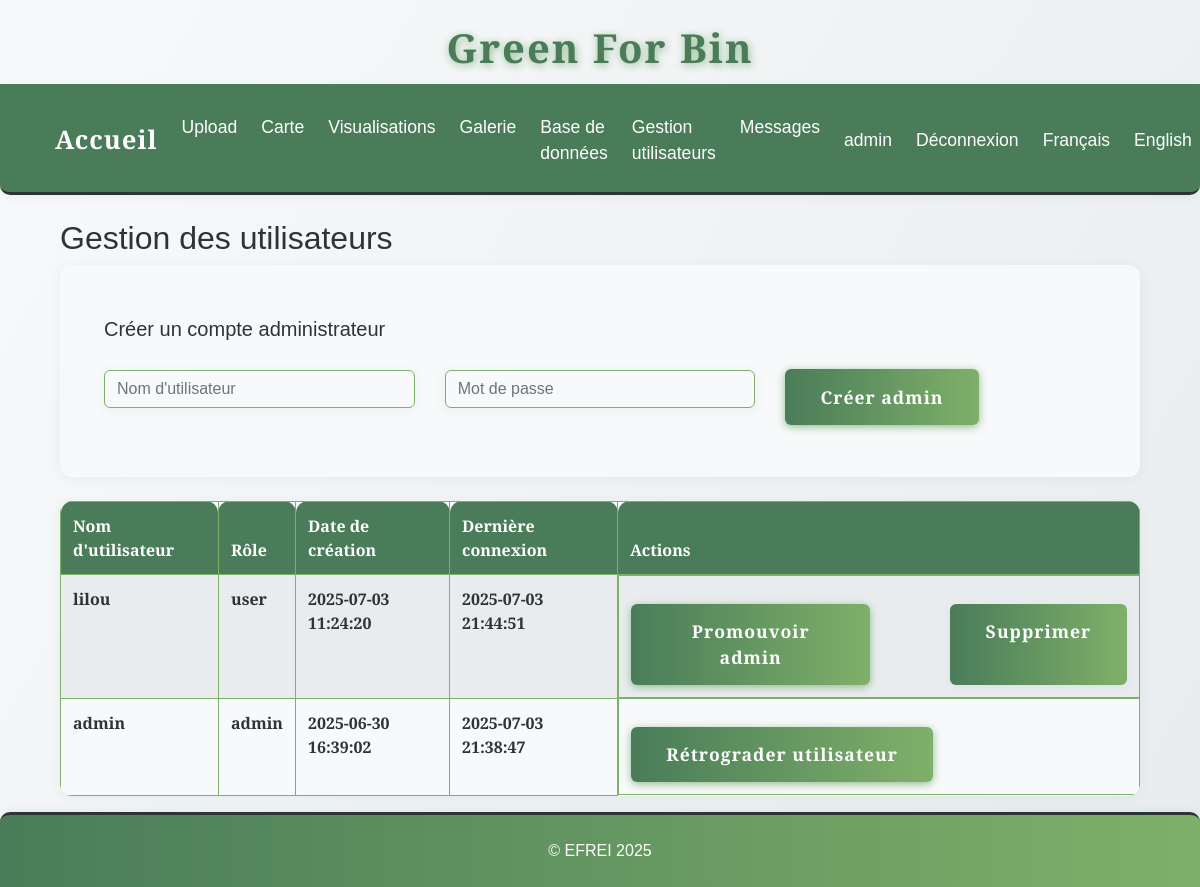
/admin/users (signed in), run on an earlier commit of the app's database.
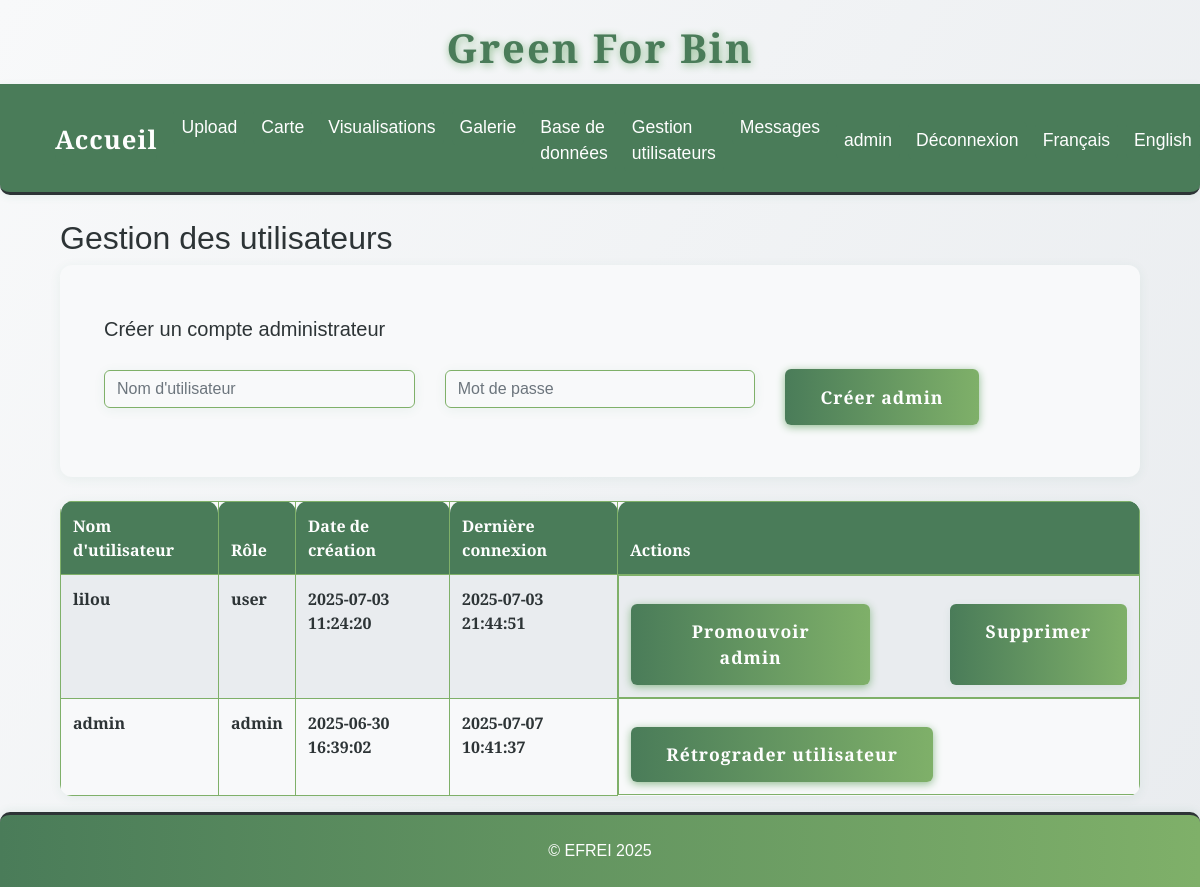
And on a later commit of the database.
### tables this page shows
CREATE TABLE users (
                id INTEGER PRIMARY KEY AUTOINCREMENT,
                username TEXT UNIQUE NOT NULL,
                password_hash TEXT NOT NULL,
                role TEXT NOT NULL DEFAULT 'user',
                created_at TEXT NOT NULL,
                last_login TEXT
            );

### app.py (the view)
@app.route('/admin/users')
@admin_required
def admin_users():
    with sqlite3.connect(DB_PATH) as conn:
        c = conn.cursor()
        c.execute("""
            SELECT id, username, role, created_at, last_login
            FROM users
            ORDER BY created_at DESC
        """)
        users = c.fetchall()
        c.execute("SELECT COUNT(*) FROM users WHERE role = 'admin'")
        admin_count = c.fetchone()[0]
    return render_template('admin/users.html', users=users, admin_count=admin_count)

### app.py (called while the page is built)
def get_locale():
    return session.get('lang', request.accept_languages.best_match(['en', 'fr']))

@app.context_processor
def inject_locale():
    return dict(get_locale=get_locale)

def admin_required(f):
    @wraps(f)
    def decorated_function(*args, **kwargs):
        if 'user_id' not in session:
            flash('Vous devez être connecté pour accéder à cette page.', 'error')
            return redirect(url_for('login'))
        with sqlite3.connect(DB_PATH) as conn:
            c = conn.cursor()
            c.execute("SELECT role FROM users WHERE id = ?", (session['user_id'],))
            user = c.fetchone()
        if not user or user[0] != 'admin':
            flash('Accès réservé aux administrateurs.', 'error')
            return redirect(url_for('index'))
        return f(*args, **kwargs)
    return decorated_function

### templates/admin/users.html (shortened to what this page needs)
{% extends "base.html" %}
{% block content %}
<div class="container">
    <h2>{{ _('Gestion des utilisateurs') }}</h2>
    <div class="card mb-4">
        <div class="card-body">
            <h5 class="card-title">{{ _('Créer un compte administrateur') }}</h5>
            <form method="post" action="{{ url_for('create_admin') }}">
                <div class="row g-2 align-items-center">
                    <div class="col-md-4">
                        <input type="text" name="username" class="form-control" placeholder="Nom d'utilisateur" required>
                    </div>
                    <div class="col-md-4">
                        <input type="password" name="password" class="form-control" placeholder="Mot de passe" required>
                    </div>
                    <div class="col-md-4">
                        <button type="submit" class="btn btn-primary">{{ _('Créer admin') }}</button>
                    </div>
                </div>
            </form>
        </div>
    </div>
    <table class="table table-striped table-green-text">
        <thead>
            <tr>
                <th>{{ _("Nom d'utilisateur") }}</th>
                <th>{{ _('Rôle') }}</th>
                <th>{{ _('Date de création') }}</th>
                <th>{{ _('Dernière connexion') }}</th>
                <th>{{ _('Actions') }}</th>
            </tr>
        </thead>
        <tbody>
            {% for user in users %}
                <tr>
                    <td>{{ user[1] }}</td>
                    <td>{{ user[2] }}</td>
                    <td>{{ user[3] }}</td>
                    <td>{{ user[4] or _('Jamais') }}</td>
                    <td class="d-flex gap-2">
                        {% if user[2] == 'user' %}
                            <a href="{{ url_for('promote_user', user_id=user[0]) }}" class="btn btn-success btn-sm" style="margin-right:2.5rem;">{{ _('Promouvoir admin') }}</a>
                        {% else %}
                            <a href="{{ url_for('demote_user', user_id=user[0]) }}" class="btn btn-warning btn-sm" style="margin-right:2.5rem;">{{ _('Rétrograder utilisateur') }}</a>
                        {% endif %}
                        {% if session['user_id'] != user[0] and (user[2] != 'admin' or admin_count > 1) %}
                            <a href="{{ url_for('delete_user', user_id=user[0]) }}" class="btn btn-danger btn-sm" style="margin-left:2.5rem;">{{ _('Supprimer') }}</a>
                        {% endif %}
                    </td>
                </tr>
            {% endfor %}
        </tbody>
    </table>
</div>
{% endblock %}

### templates/base.html (shortened to what this page needs)
<!DOCTYPE html>
<html lang="{{ get_locale() }}">
<head>
    <link href="https://cdn.jsdelivr.net/npm/bootstrap@4.6.2/dist/css/bootstrap.min.css" rel="stylesheet">
    <link href="{{ url_for('static', filename='css/style.css') }}" rel="stylesheet">
    <link href="{{ url_for('static', filename='css/greenforbin.css') }}" rel="stylesheet">
</head>
<body>
    <header>
        <h1>{{ _('Green For Bin') }}</h1>
        <nav class="navbar navbar-expand-lg navbar-dark bg-dark">
            <div class="container-fluid">
                <a class="navbar-brand" href="{{ url_for('about') }}">{{ _('Accueil') }}</a>
                <div class="collapse navbar-collapse" id="navbarNav">
                    <ul class="navbar-nav">
                        <li class="nav-item">
                            <a class="nav-link" href="{{ url_for('upload') }}">{{ _('Upload') }}</a>
                        </li>
                        <li class="nav-item">
                            <a class="nav-link" href="{{ url_for('map_view') }}">{{ _('Carte') }}</a>
                        </li>
                        <li class="nav-item">
                            <a class="nav-link" href="{{ url_for('stats') }}">{{ _('Visualisations') }}</a>
                        </li>
                        <li class="nav-item">
                            <a class="nav-link" href="{{ url_for('gallery') }}">{{ _('Galerie') }}</a>
                        </li>
                        {% if session.get('role') == 'admin' %}
                            <li class="nav-item">
                                <a class="nav-link" href="{{ url_for('afficher_bdd') }}">{{ _('Base de données') }}</a>
                            </li>
                            <li class="nav-item">
                                <a class="nav-link" href="{{ url_for('admin_users') }}">{{ _('Gestion utilisateurs') }}</a>
                            </li>
                            <li class="nav-item">
                                <a class="nav-link" href="{{ url_for('admin_messages') }}">{{ _('Messages') }}</a>
                            </li>
                        {% endif %}
                    </ul>
                    <ul class="navbar-nav ms-auto">
                        {% if session.get('user_id') %}
                            <li class="nav-item">
                                <span class="nav-link">{{ session.get('username') }}</span>
                            </li>
                            <li class="nav-item">
                                <a class="nav-link" href="{{ url_for('logout') }}">{{ _('Déconnexion') }}</a>
                            </li>
                        {% endif %}
                        <li class="nav-item">
                            <a class="nav-link" href="{{ url_for('set_language', lang='fr') }}">{{ _('Français') }}</a>
                        </li>
                        <li class="nav-item">
                            <a class="nav-link" href="{{ url_for('set_language', lang='en') }}">{{ _('English') }}</a>
                        </li>
                    </ul>
                </div>
            </div>
        </nav>
    </header>
    <div class="container mt-4">
        {% block content %}{% endblock %}
    </div>
    <footer class="footer-efrei mt-auto py-3">
        <div class="container text-center">
            <span>&copy; EFREI 2025</span>
        </div>
    </footer>
</body>
</html>

### static/css/style.css (style rules this page uses)
:root { --primary-green: #4a7c59; --light-green: #7fb069; --sage-green: #8fbc8f; --cream: #fefefe; --warm-white: #f8f9fa; --soft-gray: #e9ecef; --charcoal: #2d3436; --text-primary: #2d3436; --text-secondary: #636e72; --radius: 2.5rem; --shadow: 0 4px 24px rgba(44, 124, 89, 0.10); --transition: all 0.3s cubic-bezier(.4,0,.2,1); --green-dark: var(--primary-green); --green: var(--light-green); --green-light: var(--sage-green); --beige: var(--cream); --white: var(--cream); --black: var(--charcoal); }
html, body { height: 100%; margin: 0; padding: 0; }
body { display: flex; flex-direction: column; min-height: 100vh; }
.container.mt-4 { flex: 1 0 auto; }
.navbar { background: linear-gradient(90deg, var(--primary-green) 0%, var(--light-green) 100%); border-radius: 0 0 var(--radius) var(--radius); box-shadow: var(--shadow); padding: 1.5rem 2.5rem 1.2rem 2.5rem; display: flex; justify-content: center; align-items: center; gap: 2rem; position: sticky; top: 0; z-index: 1000; }
.nav-link { color: var(--cream); font-family: 'Inter', 'Franklin Gothic Medium', 'Arial Narrow', Arial, sans-serif, sans-serif; font-size: 1.1rem; font-weight: 500; padding: 0.5rem 1.2rem; border-radius: 2rem; transition: var(--transition); position: relative; }
.btn { background: var(--primary-green); color: var(--cream); border: none; border-radius: 2rem; font-family: 'Inter', Arial, sans-serif; font-weight: 600; padding: 0.9rem 2.2rem; font-size: 1.1rem; box-shadow: 0 2px 8px rgba(44, 124, 89, 0.08); transition: var(--transition); cursor: pointer; margin-top: 1rem; letter-spacing: 1px; }
.card { background: var(--white); border-radius: var(--radius); box-shadow: var(--shadow); padding: 2rem 1.5rem; margin-bottom: 2rem; transition: var(--transition); position: relative; overflow: hidden; }
input, textarea, select { background: var(--beige); color: var(--green-dark); border: 2px solid var(--green-light); border-radius: 1.5rem; font-family: 'Inter', Arial, sans-serif; padding: 10px 18px; font-size: 1.08rem; transition: var(--transition); }
.footer-efrei { width: 100%; background: linear-gradient(90deg, var(--primary-green) 0%, var(--light-green) 100%); color: var(--cream); border-top: 3px solid var(--charcoal); box-shadow: 0 -2px 8px rgba(44, 124, 89, 0.08); font-family: 'Quercus Serif', 'Montserrat', 'Quicksand', Arial, sans-serif !important; font-weight: 500; flex-shrink: 0; }
.footer-efrei .container { padding-top: 8px; padding-bottom: 8px; }

### static/css/greenforbin.css (style rules this page uses)
:root { --primary-green: #4a7c59; --light-green: #7fb069; --sage-green: #8fbc8f; --cream: #fefefe; --warm-white: #f8f9fa; --soft-gray: #e9ecef; --charcoal: #2d3436; --text-primary: #2d3436; --text-secondary: #636e72; }
body { background: linear-gradient(135deg, var(--cream) 0%, var(--light-green) 100%); color: var(--text-primary); font-family: 'Segoe UI', 'Roboto', Arial, sans-serif; min-height: 100vh; }
header h1 { color: var(--primary-green); font-weight: bold; letter-spacing: 2px; text-shadow: 1px 2px 8px var(--sage-green); }
.navbar, .navbar-brand, .nav-link { background: var(--primary-green) !important; color: var(--cream) !important; font-weight: 500; border-radius: 0 0 10px 10px; }
.card { border-radius: 16px; box-shadow: 0 4px 24px 0 rgba(79, 124, 89, 0.10); border: none; background: var(--warm-white); }
.btn-primary, .btn-success, .btn-warning { background: var(--light-green); border: none; color: var(--cream); font-weight: 600; border-radius: 8px; box-shadow: 0 2px 8px var(--sage-green); transition: background 0.2s, box-shadow 0.2s; }
.table { background: var(--warm-white); border-radius: 10px; overflow: hidden; }
th { background: var(--primary-green); color: var(--cream); }
td, th { border: 1px solid var(--light-green) !important; }
footer { background: var(--primary-green); color: var(--cream); text-align: center; padding: 12px 0; border-radius: 10px 10px 0 0; margin-top: 40px; }

What changed in the data, as far as the page shows it:
changed users "admin": last_login "2025-07-03 21:38:47" → "2025-07-07 10:41:37"
